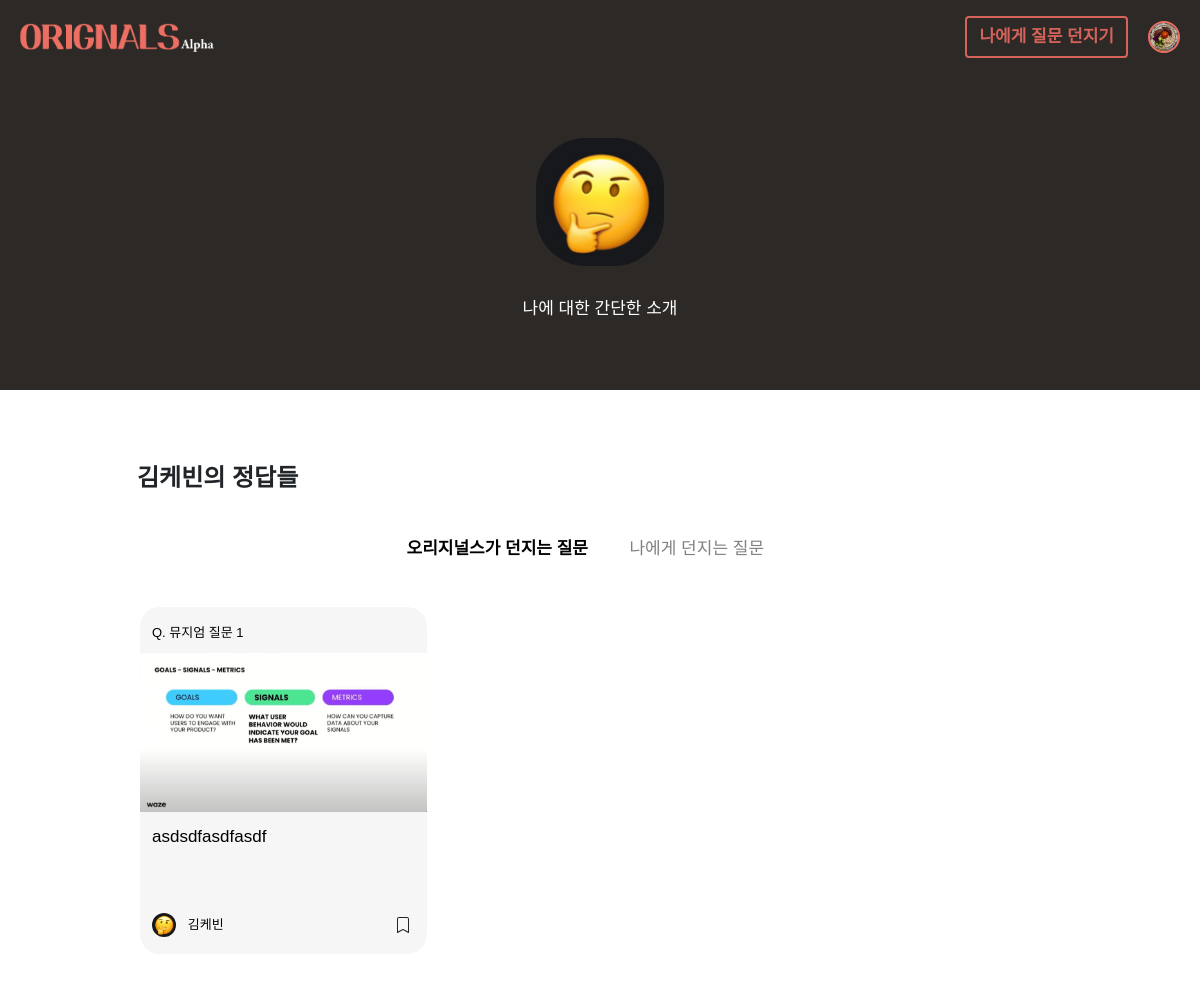
Page /profile/kevin (signed in) on the committed database.
### member/models.py (models this page shows, shortened)
class UserInfo(models.Model):
    objects = models.Manager()
    this_user = models.OneToOneField(User, on_delete=models.CASCADE, related_name = 'userinfo', null=True, default=None) ## UserInfo가 생성될 때마다 user에게 link된다.
    real_name = models.CharField(max_length=20, blank=True, default="내 이름")
    profile_image = models.ImageField(null=True, upload_to="profile_images", default="default_psa.jpg")
    self_intro = models.CharField(max_length=140, blank=True, default="나에 대한 간단한 소개")
    slug = models.SlugField(max_length=100, allow_unicode=True, null=False, blank=False)
    persona_type = models.CharField(max_length=50, null=False)
    is_editor = models.BooleanField(default=False)
    saved_answers = models.ForeignKey(AnswersForFromUs, on_delete=models.CASCADE, related_name = 'userinfo', null=True, default=None)

### main/models.py (models this page shows, shortened)
class AnswersForFromUs(models.Model):
    objects = models.Manager()
    type = models.CharField(max_length=10, default='us', blank=True)
    question_id = models.ForeignKey(QuestionsFromUs, on_delete=models.CASCADE, related_name='answerforfromus', null=False, default=None)
    author_id = models.ForeignKey(User, on_delete=models.CASCADE, related_name='answerforfromus', null=False)
    body = models.CharField(max_length=10000, blank=True) # 답변을 하지 않고 저장하는 경우--null=True 필요없나?
    image = models.ImageField(null=True, blank=True, upload_to='answer_img')
    created_at = models.DateField(auto_now_add=False)
    updated_at = models.DateField(auto_now_add=True)
    created_at_time = models.DateTimeField(auto_now_add=True, null=True, blank=True)
    is_shared = models.BooleanField(default=True)
    on_magazine = models.BooleanField(default=False)

class QuestionsFromUs(models.Model):
    objects = models.Manager()
    question_no = models.IntegerField(null=True)
    title = models.CharField(max_length = 100, blank=False)
    body = models.TextField(blank=True)
    image = models.ImageField(null=True, blank=True, upload_to="question_img")
    is_nudge = models.BooleanField(default=False)
    created_at = models.DateField(auto_now_add=True)

### main/views.py (the view, shortened to what this page needs)
# urls.py: path('profile/<str:username>', views.profile, name='others-profile'),
def profile(request, username):
    navbar_context = navbar(request)
    from_profile_page = 'True'
    profile_owner = User.objects.get(username=username)
    if request.user.is_authenticated:
        authenticated = 'True'
        if profile_owner == request.user:
            owner_info = UserInfo.objects.get(this_user=request.user)
            owner_ans_us = AnswersForFromUs.objects.filter(author_id=request.user)
            owner_ans_self = AnswersForFromSelf.objects.filter(author_id=request.user)
            is_owner = 'True'
            us_saved_by_user = SavedAnswers.objects.filter(bookmarker=request.user, ans_type='us').values_list('ans_us_ref', flat=True)
            list__us_saved_by_user = list(us_saved_by_user)
            list__us_bookmarked = []
            for i in list__us_saved_by_user:
                new = AnswersForFromUs.objects.get(id=i)
                list__us_bookmarked.append(new)
            self_saved_by_user = SavedAnswers.objects.filter(bookmarker=request.user, ans_type='self').values_list('ans_self_ref', flat=True)
            list__self_saved_by_user = list(self_saved_by_user)
            list__self_bookmarked = []
            for i in list__self_saved_by_user:
                new = AnswersForFromSelf.objects.get(id=i)
                list__self_bookmarked.append(new)
            pre_context = {
                'current_user' : request.user,
                'owner_info' : owner_info,
                'owner_ans_us' : owner_ans_us,
                'owner_ans_self' : owner_ans_self,
                'is_owner' : is_owner,
                'authenticated' : authenticated,
                'list__us_bookmarked' : list__us_bookmarked,
                'list__self_bookmarked' : list__self_bookmarked,
                'list__us_saved_by_user' : list__us_saved_by_user,
                'list__self_saved_by_user' : list__self_saved_by_user,
                'from_profile_page' : from_profile_page,
            }
            context = {**pre_context, **navbar_context}
            return render(request, 'main/profile.html', context)
        else:
            is_owner = 'False'
            owner_ans_us = AnswersForFromUs.objects.filter(author_id=profile_owner, is_shared=True)
            owner_ans_self = AnswersForFromSelf.objects.filter(author_id=profile_owner, is_shared=True)
            us_saved_by_user = SavedAnswers.objects.filter(bookmarker=request.user, ans_type='us').values_list('ans_us_ref', flat=True)
            self_saved_by_user = SavedAnswers.objects.filter(bookmarker=request.user, ans_type='self').values_list('ans_self_ref', flat=True)
            list__us_saved_by_user = list(us_saved_by_user)
            list__self_saved_by_user = list(self_saved_by_user)
            pre_context = {
                'owner_info' : profile_owner.userinfo,
                'owner_ans_us' : owner_ans_us,
                'owner_ans_self' : owner_ans_self,
                'list__us_saved_by_user' : list__us_saved_by_user,
                'list__self_saved_by_user' : list__self_saved_by_user,
                'is_owner' : is_owner,
                'from_profile_page' : from_profile_page,
            }
            context = {**pre_context, **navbar_context}
            return render(request, 'main/profile.html', context)

### main/views.py (called while the page is built)
def navbar(request):
    if request.user.is_authenticated:
        navbar_this_user = request.user
        try:
            navbar_this_userinfo = UserInfo.objects.get(this_user=navbar_this_user)
            navbar_authenticated = 'True'
            navbar_context = {
                'navbar_authenticated' : navbar_authenticated,
                'navbar_this_user' : navbar_this_user.username,
                'navbar_this_userinfo' : navbar_this_userinfo,
            }
        except ObjectDoesNotExist:
            navbar_authenticated = 'False'
            navbar_context = {
                navbar_authenticated : navbar_authenticated,
                'navbar_this_user' : navbar_this_user.username,
            }
    else:
        navbar_authenticated = 'False'
        navbar_context = {
            'navbar_authenticated' : navbar_authenticated,
        }
    return navbar_context

### main/templates/main/profile.html (shortened to what this page needs)
{% extends 'main/base.html' %}
{% block banner %}
<div class="row banner-row justify-content-center">
    <div class="row-h-40"></div>
    <div class="col-10 col-md-8 my-auto">
        <div class="row justify-content-center">
            <div class="col center my-auto">
                <img class='profile-img-large link' onclick="editProfile()" src='{{owner_info.profile_image.url}}'/>
            </div>
        </div>
        <div class="row-h-20"></div>
        <div class="row justify-content-center">
            <div class="col-12 col-md-9 text-m profile-intro center">
                <div class="link" onclick="editProfile()">{{owner_info.self_intro}}</div>
            </div>
        </div>
    </div>
    <div class="row-h-20"></div>
</div>
{% endblock %}
{% block content %}
<div class="row-h-40 pc-only"></div>
<div class="row justify-content-center">
    <div class="col-11 col-md-12">
        <div class="row">
            <div class="col-8 text-l left">
                {{owner_info.real_name}}의 정답들
            </div>
        </div>
    </div>
</div>
<div class="row-h-20"></div>
<div class="row justify-content-center">
    <div class="col-12 col-md-6" id='profile-tab-col'>
        <div class="row justify-content-center">
            <div class="col-6 right">
                <label class='radio-btn-label'>
                    <span class="text-m" id='radio-orig-text' style='color:black; font-weight:800;'>오리지널스가 던지는 질문</span>
                </label>
            </div>
            <div class="col-6 ">
                <label class='radio-btn-label'>
                    <span class="text-m" id='radio-self-text' style='color:grey;'>나에게 던지는 질문</span>
                </label>
            </div>
        </div>
    </div>
</div>
<div class="row" id='my-answers'>
    <div class="col">
        <div class="row ans-orig fade-in" id='' style='display:flex;'>
            {% for u in owner_ans_us %}
            <div class="col-12 col-md-4">
                <div class="row align-middle">
                    <div class="card card-body grid-card col">
                        <a href="/originals-answer/{{u.id}}">
                            <div class="row">
                                <div class="col">
                                    <div class="text-s">Q. {{u.question_id.title}}</div>
                                </div>
                            </div>
                            <div class="row list-img-container-row">
                                <div class="col list-img-container-col">
                                    <img class='question-img-list' src="{{u.image.url}}" alt="none">
                                </div>
                            </div>
                            <div class="row">
                                <div class="col">
                                    <p class='text-m link textbunch truncate'>{{u.body}}</p>
                                </div>
                            </div>
                        </a>
                        <div class="row">
                            <div class="col-2 my-auto text-center">
                                <a href='/profile/{{u.author_id.username}}'><img class='profile-img-list' src="{{u.author_id.userinfo.profile_image.url}}" alt="none"></a>
                            </div>
                            <div class="col-8 my-auto left col-wo-padding-left">
                                <div class='text-s'><a href='/profile/{{u.author_id.username}}'>{{u.author_id.userinfo.real_name}}</a></div>
                            </div>
                            <div class="col-2 my-auto text-center">
                                {% if u.id in list__us_saved_by_user %}
                                <div class='bookmark-orig' id='us-ans-id-{{u.id}}' onclick="BookmarkUs(id)">
                                    <svg class="bookmark-icon bi bi-bookmark-fill"  xmlns="http://www.w3.org/2000/svg" width="16" height="16" fill="currentColor" viewBox="0 0 16 16">
                                        <path d="M2 2v13.5a.5.5 0 0 0 .74.439L8 13.069l5.26 2.87A.5.5 0 0 0 14 15.5V2a2 2 0 0 0-2-2H4a2 2 0 0 0-2 2z"/>
                                        </svg>
                                </div>
                                {% else %}
                                <div class='bookmark-orig' id='us-ans-id-{{u.id}}' onclick="BookmarkUs(id)">
                                </div>
                                {% endif %}
                            </div>
                        </div>
                    </div>
                </div>
            </div>
            {% endfor %}
        </div>
    </div>
</div>
{% endblock %}

### main/templates/main/base.html (shortened to what this page needs)
{% load static %}
{% static 'images' as baseUrl%}
<!DOCTYPE html>
<html lang="en">
<head>
    <link rel="stylesheet" href="{% static 'base.css' %}">
    <link rel="stylesheet" href="{% static 'main/C_ans_us.css' %}">
    <link rel="stylesheet" type="text/css" href="https://cdn.jsdelivr.net/gh/moonspam/NanumSquare@1.0/nanumsquare.css">
    <link href="https://cdn.jsdelivr.net/npm/bootstrap@5.1.0/dist/css/bootstrap.min.css" rel="stylesheet">
    {% load bootstrap4 %}
</head>
<body>
    <nav class="navbar navbar-default navbar-expand nav-bar fixed-top">
        <div class='navbar-brand nav-link' onclick="location.href='/'">
            <img class="ci" src="{% static 'museum/images/ci_alpha.png' %}" alt='ci'>
        </div>
        <div class="navbar-text collapse navbar-collapse justify-content-end">
            <ul class="navbar-nav">
                {% if from_profile_page == 'True' %}
                <li class='navbar-item'><button class='btn btn-secondary text-s' id='self-ques-btn' type='button' onclick="location.href='https://originals-mvp.herokuapp.com/question-from-myself'">나에게 질문 던지기</button></li>
                {% else %}
                <li class='navbar-item'><button class='btn btn-secondary text-s' id='self-ques-btn' type='button' onclick="location.href='https://originals-mvp.herokuapp.com/question-from-myself'">나에게 질문 던지기</button></li>
                {% endif %}
                {% if navbar_authenticated == 'True' %}
                <li class='navbar-item my-auto'><img class="profile-img-navbar" onclick="location.href='/profile/{{navbar_this_user}}'" src="{{navbar_this_userinfo.profile_image.url}}"></li>
                {% elif navbar_authenticated == 'False' %}
                <li class="navbar-item my-auto"><span onclick="location.href='/login'" class="nav-link text-s">로그인</span></li>
                {% endif %}
            </ul>
        </div>
    </nav>
    <div class="row-h-40 pc-only"></div>
    {% block banner %}
    {% endblock %}
    <div class="container">
        <div class="row justify-content-center">
            <div class="col-xs-11 col-md-10">
                {% block content %}
                {% endblock %}
            </div>
        </div>
    </div>
    <div class="row-h-80"></div>
</body>
</html>

### static/base.css (style rules this page uses)
body { font-family : 'NanumSquare', sans-serif !important; }
a { text-decoration: none !important; color: black !important; }
.navbar { background-color: #2D2926 !important; color: #ed6f63 !important; }
.navbar-item { margin-right : 10px; margin-left : 10px; }
.nav-link { color: #ed6f63 !important; cursor: pointer; transition: color .15s ease-in-out,background-color .15s ease-in-out,border-color .15s ease-in-out; }
.navbar-expand { justify-content: end !important; }
.row { margin-top: 10px !important; }
.row-h-20 { height: 20px; }
.row-h-40 { height: 40px; }
.row-h-80 { height: 80px; }
.col-wo-padding-left { padding-left: 0px !important; }
#profile-tab-col { padding-right: 0px; padding-left: 0px; }
.grid-card { margin : 15px !important; border-radius: 20px !important; border-color: transparent !important; background-color: #F6F6F6 !important; padding-right: 11px !important ; padding-left: 11px !important ; padding-top: 5px !important; transition: transform 160ms cubic-bezier(.877, .079, .123, .985), -webkit-transform 160ms cubic-bezier(.877, .079, .123, .985); }
.right { text-align: right; }
.left { text-align: left; }
.center { text-align: center; }
.btn-secondary { background-color: transparent !important; border: 2px solid #d56359 !important; color: #d56359 !important; font-size: 1.063rem !important; font-weight: 600 !important; }
.radio-btn-label { cursor: pointer }
.text-l { font-size: 1.5rem; font-weight: 800; }
.text-m { font-size: 1.063rem; }
.text-s { font-size: 0.813rem; }
.textbunch { line-height: 1.75; }
.truncate { overflow: hidden; height : 4rem; }
.profile-img-list { height: 1.5rem; width: auto; border-radius: 50px; }
.profile-img-navbar { height: 2rem; width: auto; border-radius: 50px; border : #ed6f63 solid 2px; margin-right : 10px; cursor: pointer; }
.profile-img-large { height: 8rem; width: auto; border-radius: 50px; }
.question-img-list { width: 100%; }
.list-img-container-row { height: 10rem; overflow: hidden; display: flex; align-items: center; justify-content: center; margin-right: 0px; margin-left: 0px; }
.list-img-container-col { padding-right: 0px !important; padding-left: 0px !important; }
.ci { height: 100%; width: 200px; }
.bookmark-icon { cursor: pointer; }
.banner-row { margin-top: 0px !important; height: 350px; background-color: #2D2926 !important; color: white; }
.profile-intro { color: white; }
.fade-in { animation: fadein 2s; }

### rows in the picture
UserInfo: profile_image (picture)
UserInfo: profile_image (placeholder picture), self_intro "나에 대한 간단한 소개", real_name "김케빈"
AnswersForFromUs: question_id "뮤지엄 질문 1", image (picture), body "asdsdfasdfasdf", author_id.userinfo.profile_image (placeholder picture), author_id.userinfo.real_name "김케빈"
